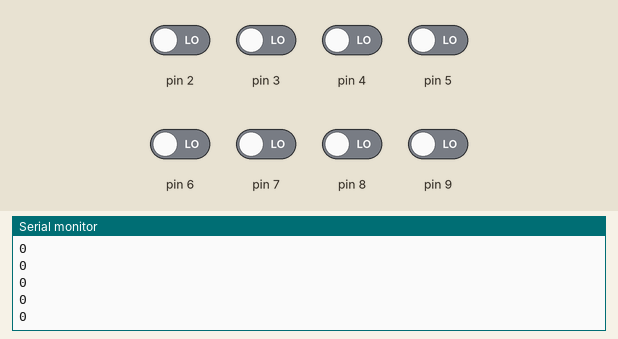
Simulated run of this sketch. Board: Arduino Uno, built with avr-gcc and run on an emulated ATmega328P. Shown: the last lines printed to the serial monitor. The inputs (shaded band) are chosen by the test bench; at power-on: pin 2–9 LOW.

Above: at 1.2 s.
1.3 s: pin 7 driven HIGH
At 2.1 s:
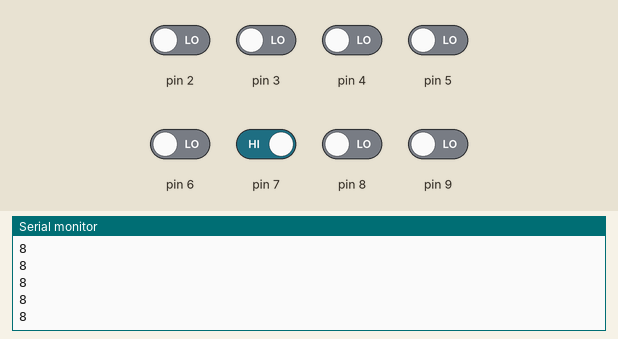
2.8 s: pin 8 driven HIGH
At 3.8 s:
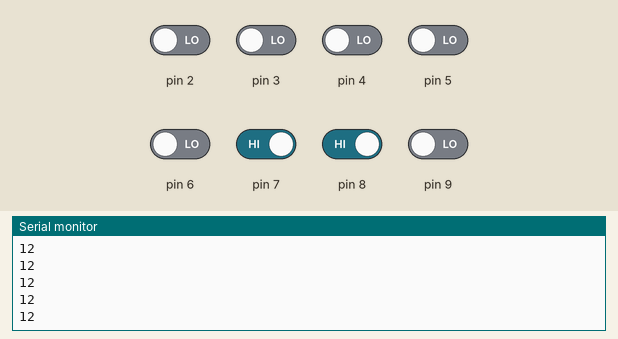
4.3 s: pin 9 driven HIGH
At 4.8 s:
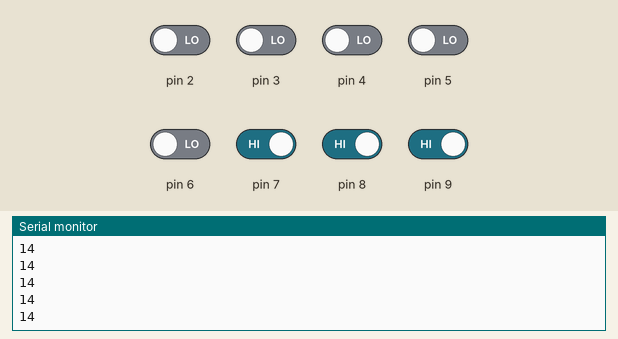
5.8 s: pin 7 driven LOW
At 6.4 s:
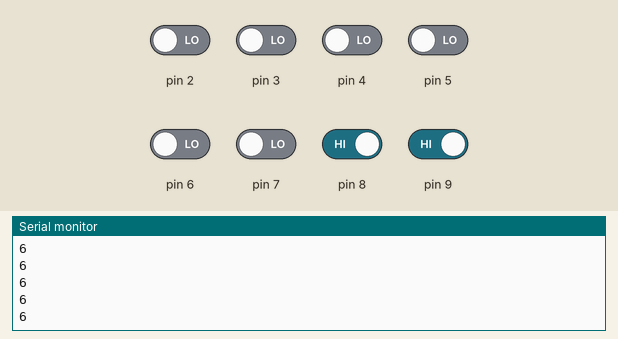
7.3 s: pin 8 driven LOW
At 8.2 s:
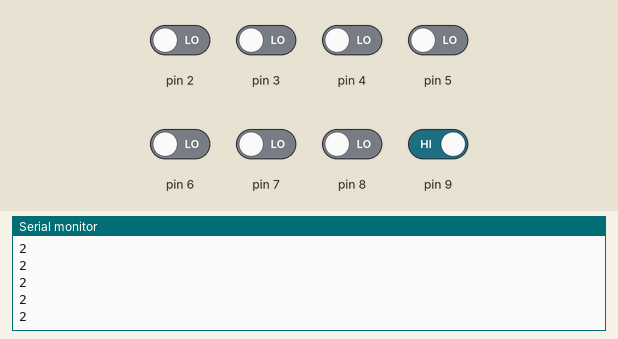
Timing chart, 0 to 9.8 s (numbered marks = the images above; inputs shaded):
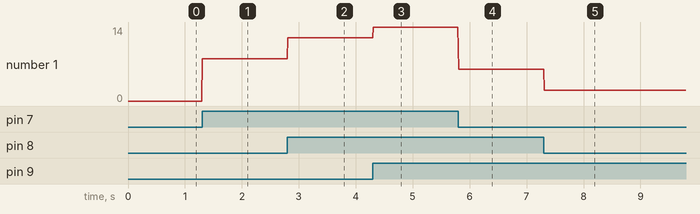

The sketch:

ButtonRight.ino
```cpp
bool state7 = 0;
bool state8 = 0;
bool state9 = 0;
void setup()
{
  Serial.begin(9600);

  DDRB = 0b00000000;
  DDRD = 0b00000000;
}
void loop() {
  state7 = (PIND>>7) & 0b00000001;
  state8 = PINB & 0b00000001;
  state9 = (PINB>>1) & 0b00000001;
  Serial.println(((state7<<3)|(state8<<2)|(state9<<1)|0));
  delay(10);
}
```

Measured:
- after the input at 1.3 s, the serial monitor: prints a new line at once (image 1)
- after the input at 2.8 s, the serial monitor: prints a new line at once (image 2)
- after the input at 4.3 s, the serial monitor: prints a new line at once (image 3)
- after the input at 5.8 s, the serial monitor: prints a new line at once (image 4)
- after the input at 7.3 s, the serial monitor: prints a new line at once (image 5)
- plotted number 1: 0 → 8 after the input at 1.3 s, 8 → 12 after the input at 2.8 s, 12 → 14 after the input at 4.3 s, 14 → 6 after the input at 5.8 s, 6 → 2 after the input at 7.3 s
